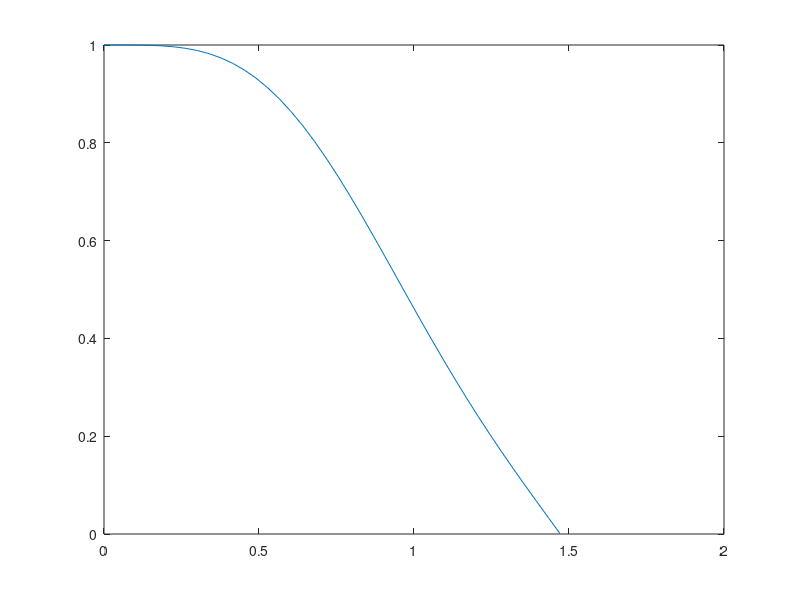

Source code (MATLAB): (Note: this script raises an error after producing the figure.)
close all;
clear all;
x2 = linspace(0,pi*1.471,40);
f = @(x2)(1-((1/2*(x2.^2+1)).*besselj(0, x2).^2-1/2*besselj(0, x2).*besselj(1, x2).*x2 + 1/2*besselj(1, x2).^2.*x2.^2-1/2));
estimate = f(x2);
plot(x2/pi,estimate);

Pvals = [50; 500];% 1000];
for i = 1:length(Pvals)
    P = Pvals(i);
    rho = besselJroots(0,P);
    for j = 1:length(x2)
        a2 = x2(j)/(pi*(P+1));
        A2 = gramMatrix(a2,1,rho);
        minEigA2(i,j) = min(eig(A2));
    end
    hold on
    plot(x2/pi,minEigA2,'.','MarkerSize',7);
end

set(gca,'XTick',[0 0.5 1 1.471]);
set(gca,'YTick',[0 0.5 1]);
set(gca,'XTickLabel',{'0','0.5','1','$\Pastar$'});
xlabel('$\Pa$');
ylabel('$F(\Pa)$');

axis tight;
currentDir = fileparts(mfilename('fullpath'));
path = fullfile(currentDir,'Fconditionnement.tex');
matlab2tikz(path,'width','0.7\textwidth','height','5cm','parseStrings',false,'addLabels',true,'extraTikzpictureOptions','trim axis left, trim axis right'); 
